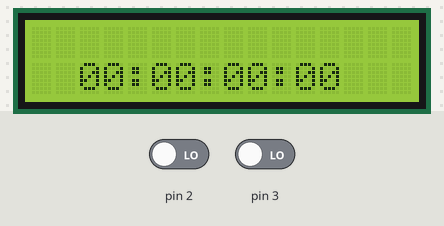
A sketch run on a simulated Arduino Uno, built with avr-gcc and run on an emulated ATmega328P. Shown: 16×2 character LCD. The test bench sets the inputs (shaded band); at power-on: pin 2 LOW, pin 3 LOW.

Above: at 1.2 s.
1.3 s: pin 2 driven HIGH
At 1.9 s:
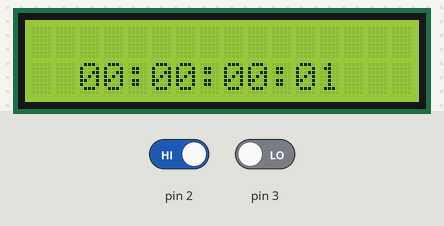
4.3 s: pin 3 driven HIGH
At 4.7 s:
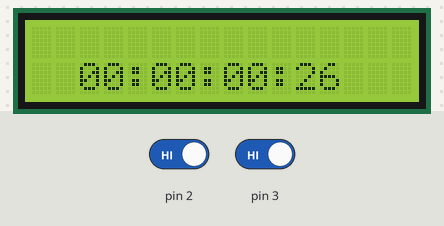
Timing chart, 0 to 7.3 s (numbered marks = the images above; inputs shaded):
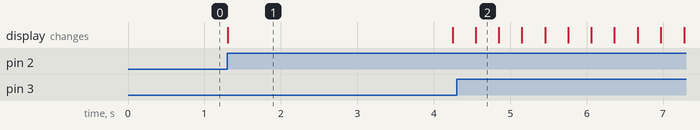

Measured:
- after the input at 1.3 s, the display: changes at once (image 1)
- what the display in image 1 shows lasts 3.0 s, from 1.3 s to 4.3 s

The sketch:

01_cronometro_lcd.ino
```cpp
#include <LiquidCrystal.h>
LiquidCrystal lcd(13, 12, 11, 10, 9, 8);

int tiempo[] = {0, 0, 0, 0}; // Decimas Segundos Minutos Horas

int indice = 0;

bool state = 0;

bool mode = 0;
bool flag;

unsigned long timeDiference;
unsigned long timeNow;
int range = 200;

void watch()
{
  lcd.setCursor(2, 1);
  for (int i = 3; i >= 0; i--)
  {
    if (tiempo[i] < 10)
    {
      lcd.print("0");
      if (i == 0)
        lcd.print((String)tiempo[i] + " ");
      else
        lcd.print((String)tiempo[i] + ":");
    }
    else if (i == 0)
      lcd.print((String)tiempo[i] + " ");
    else
      lcd.print((String)tiempo[i] + ":");
  }
}

ISR(TIMER1_COMPA_vect)
{
  tiempo[0]++;

  if (tiempo[0] > 99)
  {
    tiempo[1]++;
    tiempo[0] = 0;
    if (tiempo[1] > 59)
    {
      tiempo[2]++;
      tiempo[1] = 0;
      if (tiempo[2] > 59)
      {
        tiempo[3]++;
        tiempo[2] = 0;
      }
    }
  }
}

void botonOne()
{
  if (millis() > timeDiference + range)
  {
    state = !state;
    if (state == 1)
      TIMSK1 = (1 << OCIE1A);
    if (state == 0)
      TIMSK1 = (0 << OCIE1A);

    timeDiference = millis();
  }
}

void botonTwo()
{
  if (millis() > timeDiference + range)
  {
    for (int i = 0; i < 4; i++)
      tiempo[i] = 0;
    timeDiference = millis();
  }
}

void setup()
{
  attachInterrupt(digitalPinToInterrupt(2), botonOne, RISING);
  attachInterrupt(digitalPinToInterrupt(3), botonTwo, RISING);

  lcd.begin(16, 2);
  cli();
  TCCR1A = 0;
  TCCR1B = 0;
  OCR1A = 155.25;
  TCCR1B |= (1 << WGM12);
  TCCR1B |= (1 << CS12);
  TCCR1B |= (1 << CS10);
  TIMSK1 = (0 << OCIE1A);
  sei();
}

void loop()
{
  watch();
}
```
